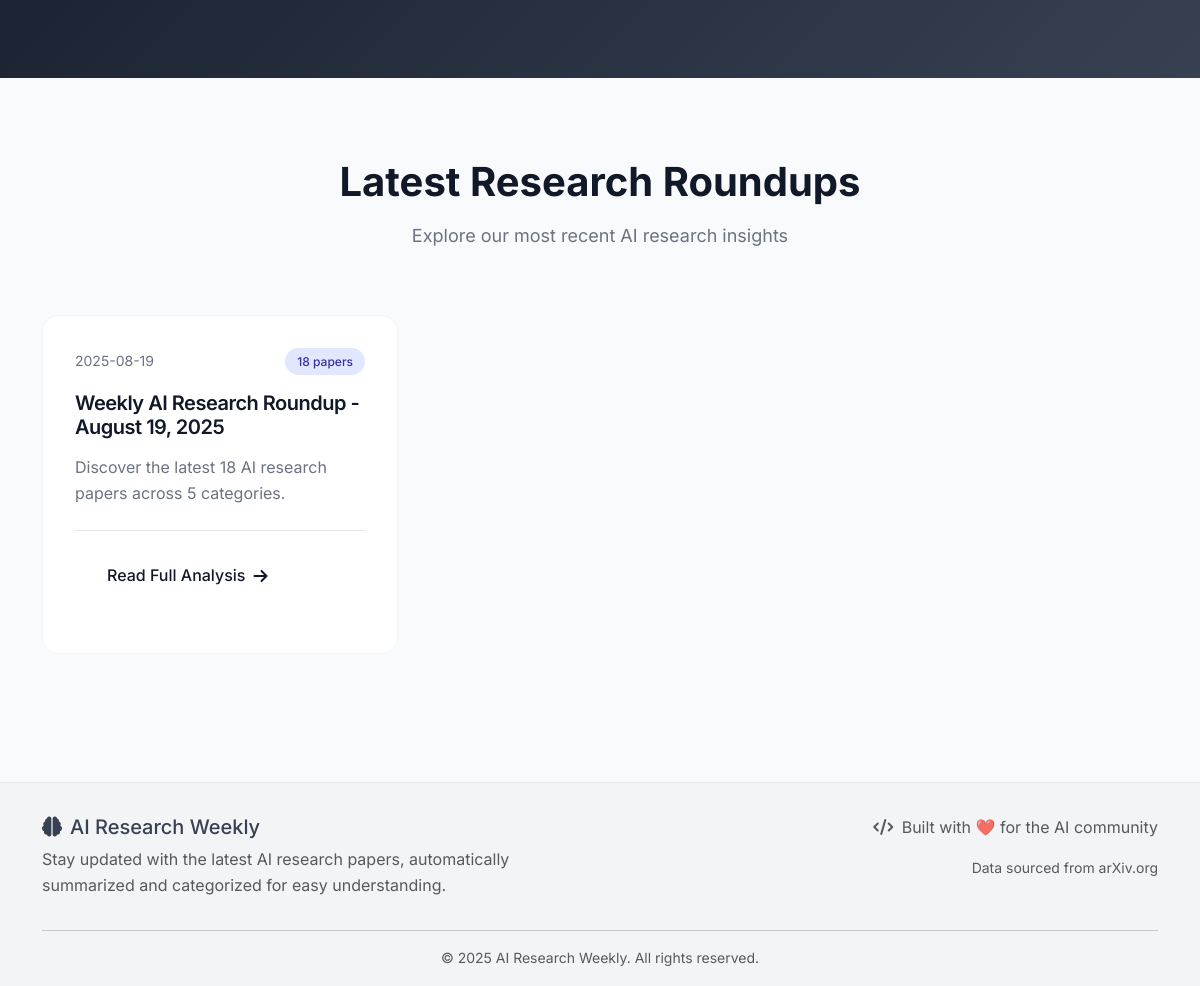
Before: / (lower part) with the older database file.
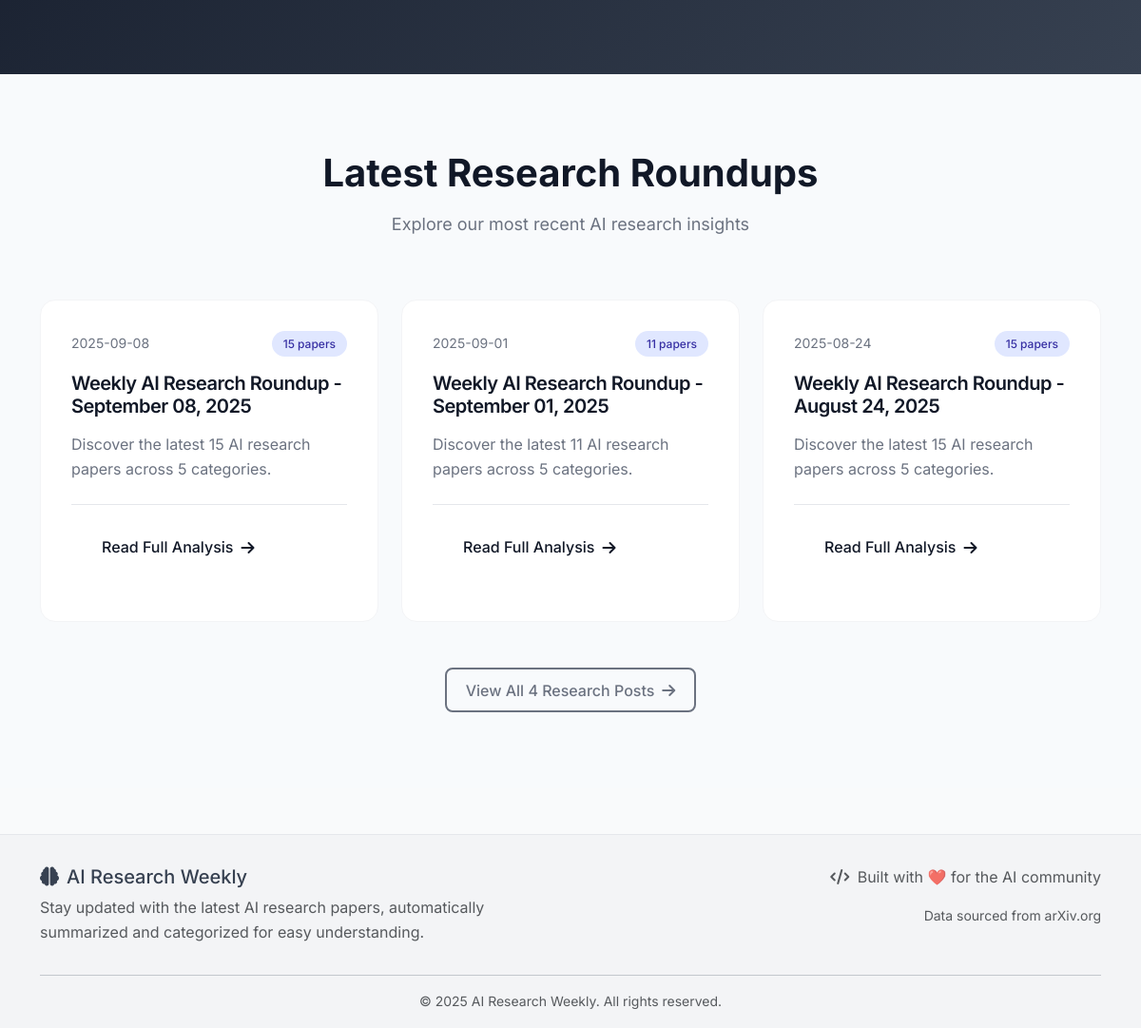
After: the same page with the newer database file.
### tables this page shows
CREATE TABLE blogs (
                        id INTEGER PRIMARY KEY AUTOINCREMENT,
                        title TEXT NOT NULL,
                        summary TEXT NOT NULL,
                        paper_count INTEGER NOT NULL,
                        categories TEXT,
                        published_date TEXT NOT NULL,
                        paper_ids TEXT NOT NULL,
                        created_at TIMESTAMP DEFAULT CURRENT_TIMESTAMP
                    );

### src/web_app.py (the view)
@app.route('/')
def index():
    blogs = db.get_all_blogs()
    recent_papers = db.get_recent_papers(days=30)  # Get papers from last 30 days
    papers = recent_papers[:10]  # Limit to 10 most recent
    return render_template('index.html',
                         blogs=blogs,
                         papers=papers)

### src/database.py (called while the page is built)
def _parse_summary_field(summary_field):
    if not summary_field:
        return None
    try:
        return json.loads(summary_field)
    except (json.JSONDecodeError, TypeError):
        return summary_field

    def get_all_blogs(self) -> List[Dict]:
        conn = sqlite3.connect(self.db_path)
        cursor = conn.cursor()
        cursor.execute('''
            SELECT id, title, summary, paper_count, categories, published_date, created_at, paper_ids
            FROM blogs
            ORDER BY created_at DESC
        ''')
        blogs = []
        for row in cursor.fetchall():
            blogs.append({
                'id': row[0],
                'title': row[1],
                'summary': row[2],
                'paper_count': row[3],
                'categories': row[4],
                'published_date': row[5],
                'created_at': row[6],
                'paper_ids': json.loads(row[7]) if row[7] else []
            })
        conn.close()
        return blogs

### templates/index.html (shortened to what this page needs)
{% extends "base.html" %}
{% block content %}
<section class="newsletter-section" id="newsletter">
</section>
{% if blogs %}
<section class="blogs-section">
    <div class="container">
        <div class="section-header">
            <h2 class="section-title">Latest Research Roundups</h2>
            <p class="section-subtitle">Explore our most recent AI research insights</p>
        </div>
        <div class="row g-4">
            {% for blog in blogs[:3] %}
            <div class="col-lg-4">
                <article class="blog-card">
                    <div class="blog-meta">
                        <span class="blog-date">{{ blog.published_date }}</span>
                        <span class="blog-papers">{{ blog.paper_count }} papers</span>
                        </div>
                    <h3 class="blog-title">
                        <a href="{{ url_for('blog_detail', blog_id=blog.id) }}">
                            {{ blog.title }}
                        </a>
                    </h3>
                    <div class="blog-excerpt">
                        {% if blog.summary_content %}
                            {{ blog.summary_content[:150] }}{% if blog.summary_content|length > 150 %}...{% endif %}
                        {% else %}
                            {{ blog.summary[:150] }}{% if blog.summary|length > 150 %}...{% endif %}
                        {% endif %}
                    </div>
                    <div class="blog-footer">
                        <a href="{{ url_for('blog_detail', blog_id=blog.id) }}" class="read-more">
                            Read Full Analysis
                            <i class="fas fa-arrow-right"></i>
                        </a>
                    </div>
                </article>
            </div>
            {% endfor %}
        </div>
        {% if blogs|length > 3 %}
        <div class="text-center mt-5">
            <a href="{{ url_for('blog_list') }}" class="btn btn-outline-primary btn-lg">
                View All {{ blogs|length }} Research Posts
                <i class="fas fa-arrow-right"></i>
            </a>
        </div>
        {% endif %}
    </div>
</section>
{% endif %}
{% endblock %}

Changed rows visible on the page:
no longer on this page (row edited): blogs: published_date "2025-08-19", paper_count "18", title "Weekly AI Research Roundup - August 19, 2025", summary "Discover the latest 18 AI research papers across 5 categories."
added blogs: published_date "2025-09-08", paper_count "15", title "Weekly AI Research Roundup - September 08, 2025", summary "Discover the latest 15 AI research papers across 5 categories."
added blogs: published_date "2025-09-01", paper_count "11", title "Weekly AI Research Roundup - September 01, 2025", summary "Discover the latest 11 AI research papers across 5 categories."
added blogs: published_date "2025-08-24", paper_count "15", title "Weekly AI Research Roundup - August 24, 2025", summary "Discover the latest 15 AI research papers across 5 categories."
Other visible differences:
{{ blogs|length }}: (not shown) → "4"
text now shown: "View All Research Posts"
